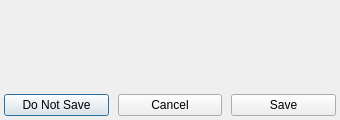
<?xml version="1.0" encoding="UTF-8"?>
<ui version="4.0">
 <class>saveDialog</class>
 <widget class="QDialog" name="saveDialog">
  <property name="geometry">
   <rect>
    <x>0</x>
    <y>0</y>
    <width>340</width>
    <height>120</height>
   </rect>
  </property>
  <property name="windowTitle">
   <string>Dialog</string>
  </property>
  <layout class="QGridLayout" name="gridLayout">
   <property name="leftMargin">
    <number>4</number>
   </property>
   <property name="topMargin">
    <number>4</number>
   </property>
   <property name="rightMargin">
    <number>4</number>
   </property>
   <property name="bottomMargin">
    <number>4</number>
   </property>
   <property name="horizontalSpacing">
    <number>4</number>
   </property>
   <property name="verticalSpacing">
    <number>6</number>
   </property>
   <item row="2" column="0">
    <layout class="QHBoxLayout" name="horizontalLayout">
     <property name="spacing">
      <number>4</number>
     </property>
     <item>
      <widget class="QPushButton" name="noSave">
       <property name="sizePolicy">
        <sizepolicy hsizetype="Minimum" vsizetype="Fixed">
         <horstretch>1</horstretch>
         <verstretch>0</verstretch>
        </sizepolicy>
       </property>
       <property name="text">
        <string>Do Not Save</string>
       </property>
      </widget>
     </item>
     <item>
      <spacer name="horizontalSpacer">
       <property name="orientation">
        <enum>Qt::Horizontal</enum>
       </property>
       <property name="sizeHint" stdset="0">
        <size>
         <width>5</width>
         <height>20</height>
        </size>
       </property>
      </spacer>
     </item>
     <item>
      <widget class="QPushButton" name="cancel">
       <property name="sizePolicy">
        <sizepolicy hsizetype="Minimum" vsizetype="Fixed">
         <horstretch>1</horstretch>
         <verstretch>0</verstretch>
        </sizepolicy>
       </property>
       <property name="text">
        <string>Cancel</string>
       </property>
      </widget>
     </item>
     <item>
      <spacer name="horizontalSpacer_2">
       <property name="orientation">
        <enum>Qt::Horizontal</enum>
       </property>
       <property name="sizeHint" stdset="0">
        <size>
         <width>5</width>
         <height>20</height>
        </size>
       </property>
      </spacer>
     </item>
     <item>
      <widget class="QPushButton" name="save">
       <property name="sizePolicy">
        <sizepolicy hsizetype="Minimum" vsizetype="Fixed">
         <horstretch>1</horstretch>
         <verstretch>0</verstretch>
        </sizepolicy>
       </property>
       <property name="text">
        <string>Save</string>
       </property>
      </widget>
     </item>
    </layout>
   </item>
   <item row="0" column="0">
    <widget class="QLabel" name="textLabel">
     <property name="sizePolicy">
      <sizepolicy hsizetype="Preferred" vsizetype="Preferred">
       <horstretch>0</horstretch>
       <verstretch>1</verstretch>
      </sizepolicy>
     </property>
     <property name="minimumSize">
      <size>
       <width>0</width>
       <height>0</height>
      </size>
     </property>
     <property name="font">
      <font>
       <pointsize>10</pointsize>
      </font>
     </property>
     <property name="text">
      <string/>
     </property>
     <property name="alignment">
      <set>Qt::AlignCenter</set>
     </property>
    </widget>
   </item>
   <item row="1" column="0">
    <spacer name="verticalSpacer">
     <property name="orientation">
      <enum>Qt::Vertical</enum>
     </property>
     <property name="sizeHint" stdset="0">
      <size>
       <width>20</width>
       <height>5</height>
      </size>
     </property>
    </spacer>
   </item>
  </layout>
 </widget>
 <resources/>
 <connections/>
</ui>
